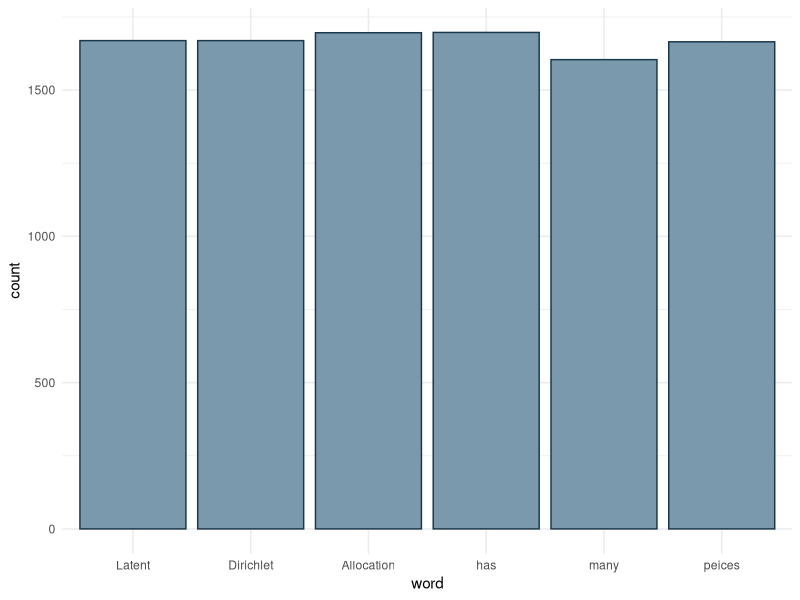
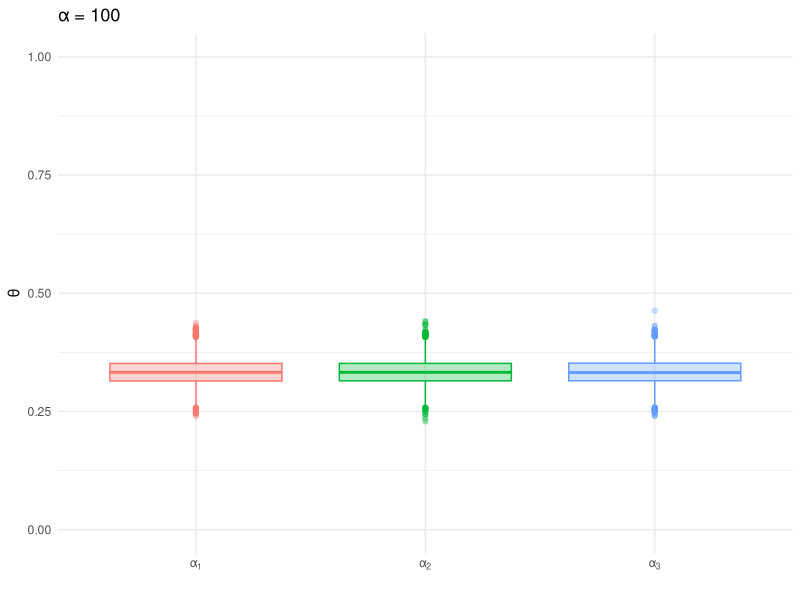
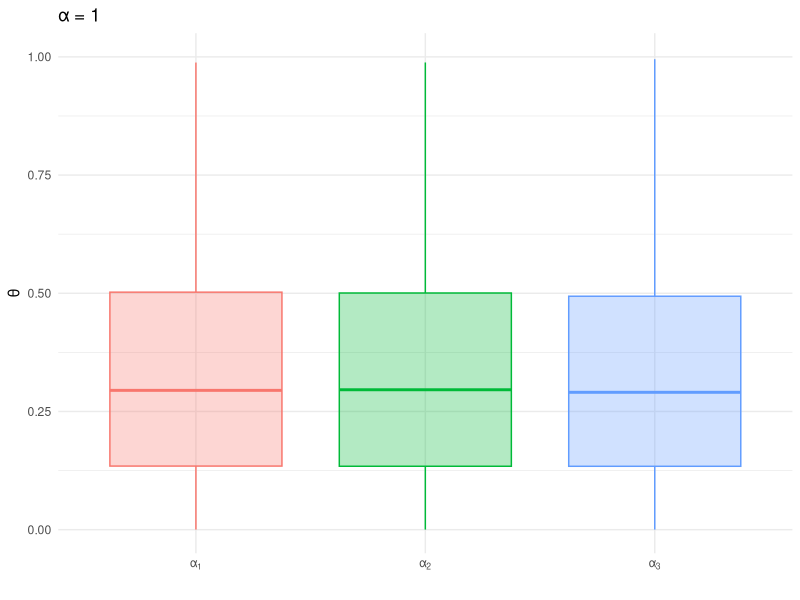
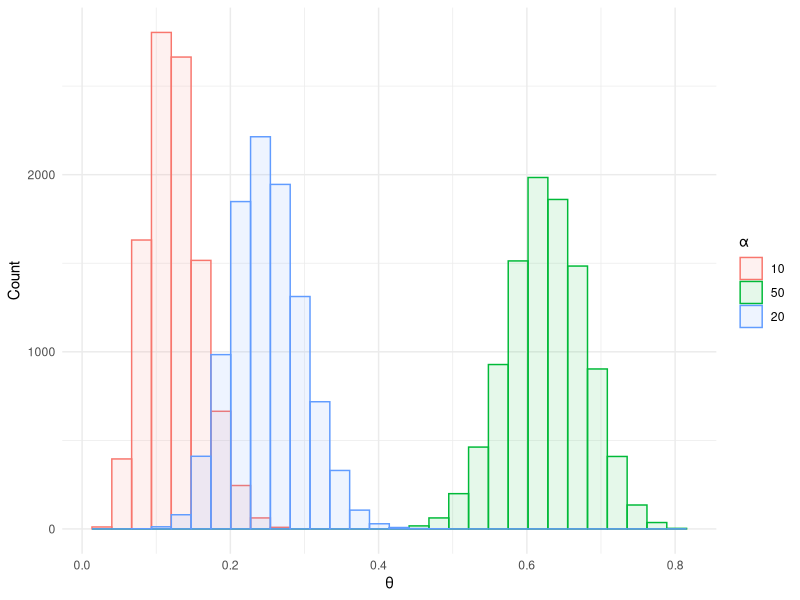
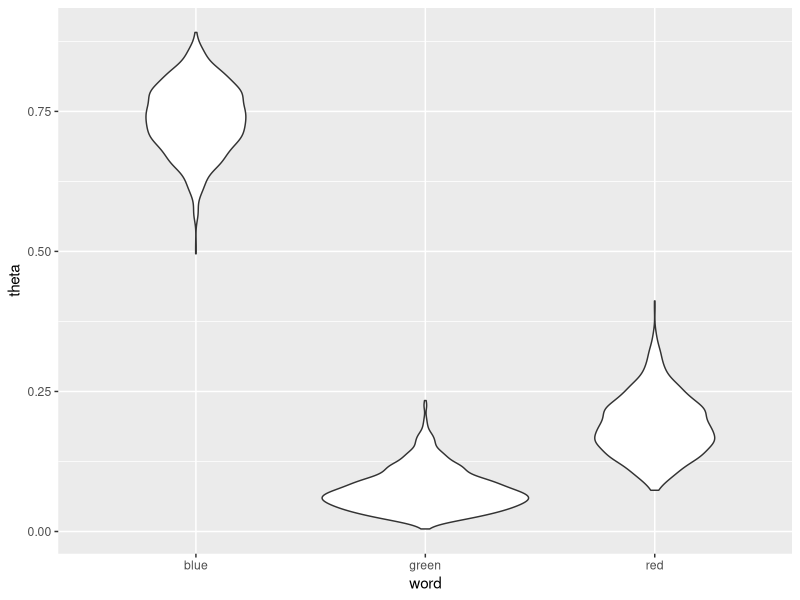
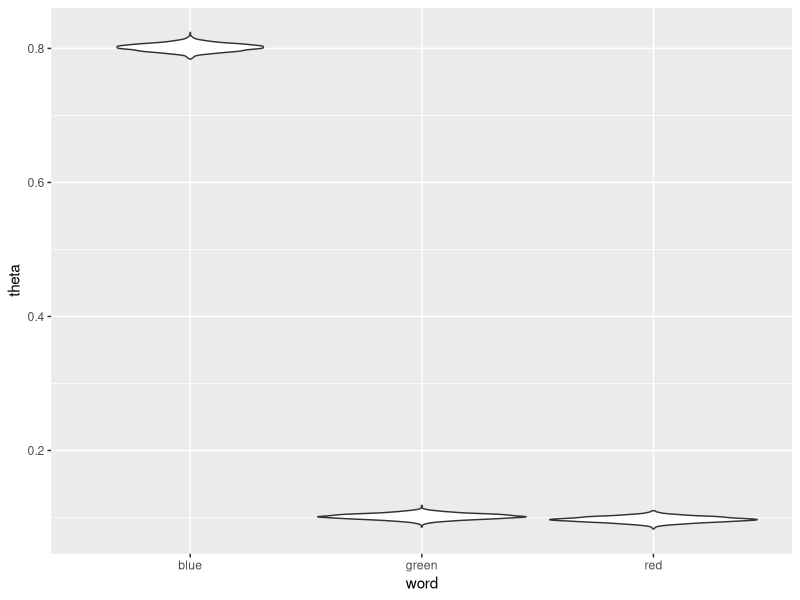

Write the R code that produced these figures, in order.
## ---- chunk 1
rm(list = ls())
library(MCMCpack)
library(tidyverse)
library(knitr)
## ---- chunk 2
# draw 1000 samples from multinomial distribution
outcomes <- replicate(10000, which(rmultinom(1,1,rep(1/6,6))==1))
words <- unlist(strsplit("Latent Dirichlet Allocation has many peices", ' '))
ds <- data.frame(id = outcomes, word = sapply(outcomes, function(x)words[x]))
ggplot(ds, aes(x= word)) + geom_histogram(stat='count',color='#1A384A', fill='#7A99AC') +
  scale_x_discrete(labels = words) +
  theme_minimal()

## ---- chunk 3
alpha <- c(100,100,100)
trials <- 10000
x <- rdirichlet(trials, alpha)
colnames(x) <- c('theta_1', 'theta_2', 'theta_3')
ds <- cbind(as.tibble(x), trial = 1:trials) %>% 
  gather(theta, word, -trial)

ggplot(ds, aes(color = theta, fill = theta, x = theta, y = word)) + geom_boxplot(alpha = 0.3) + 
  theme_minimal() + 
  labs(y='\U03B8', x = '', title = paste0("\U03B1 = ",unique(alpha)) ) + 
  scale_x_discrete(labels = c(expression("\U03B1"[1]),
                              expression("\U03B1"[2]),
                              expression("\U03B1"[3]))) + 
  scale_fill_discrete(guide = FALSE) + 
  scale_color_discrete(guide = FALSE)+ 
  scale_y_continuous(limits = c(0,1))
## ---- chunk 4
alpha <- c(1,1,1)
  x <- rdirichlet(trials, alpha)
colnames(x) <- c('theta_1', 'theta_2', 'theta_3')
ds <- cbind(as.tibble(x), trial = 1:trials) %>% 
  gather(theta, word, -trial)

ggplot(ds, aes(color = theta, fill = theta, x = theta, y = word)) + geom_boxplot(alpha = 0.3) + 
  theme_minimal() + 
  labs(y='\U03B8', x = '', title = paste0("\U03B1 = ",unique(alpha)) ) + 
  scale_x_discrete(labels = c(expression("\U03B1"[1]),
                              expression("\U03B1"[2]),
                              expression("\U03B1"[3]))) + 
  scale_fill_discrete(guide = FALSE) + 
  scale_color_discrete(guide = FALSE) + 
  scale_y_continuous(limits = c(0,1))
## ---- chunk 5
alpha <- c(10,50,20)
alpha_prop <- alpha/sum(alpha)
x <- rdirichlet(trials, alpha)
colnames(x) <- c('theta_1', 'theta_2', 'theta_3')
ds <- cbind(as.tibble(x), trial = 1:trials) %>% 
  gather(theta, word, -trial)

ggplot(ds, aes(color = theta, fill=theta, x = word)) + geom_histogram(position='identity', alpha = 0.1) +
  # geom_line(stat='density') + 
  theme_minimal() + 
  labs(x = "\U03B8", y = "Count") + 
  scale_color_discrete(label = alpha,
                       name = "\U03B1" ) +
  scale_fill_discrete(label = alpha,
                       name = "\U03B1" )

## ---- chunk 6
# use letters function as your vocabulary
v <- c('red', 'green', 'blue')
nwords <- 10
doc_theta <- c(.1, .1, .8)
document<-rep(v, doc_theta*nwords)
books <- tibble(label = c('blue', 'red', 'green'), 
                    code = c('\U1F4D8', '\U1F4D5', '\U1F4D7'))

cat(sapply(document, function(x) books$code[which(books$label == x)]))
## ---- chunk 7
# generate text based only on document #1

# leave this code, I like the for loop for creating a single document, shows the process 
# in a straight forward manner, the next code chunk shows a faster way, which is good as well

words <- document
# lenght of new document
 #rep(1,length(unique(words)))
word_counts <- table(words)
alphas <-  word_counts
new_doc <- rep('', nwords)
for(i in 1:nwords){
  set.seed(i)
  p = rdirichlet(1,alphas)
  set.seed(i)
  new_doc[i] <- names(word_counts)[which(rmultinom(1, 1, p) == 1)]
}
table(new_doc)

cat('\n', sapply(new_doc, function(x) books$code[which(books$label == x)]))
## ---- chunk 8

word_counts <- table(words)
alphas <-  word_counts
nwords <- 10
ndocs  <- 5
word_encodings <- tibble(label = c('blue', 'red', 'green'), 
                code = c('\U1F4D8', '\U1F4D5', '\U1F4D7'), 
                word_props = c(.1, .1, .8))

thetas <- rdirichlet(ndocs*nwords, alphas)
print(head(thetas))

selected_words <- apply(thetas, 1, function(x) which(rmultinom(1,1,x)==1))

ds <- tibble(doc_id = rep(1:ndocs, each = nwords),
             word = word_encodings$label[selected_words], 
             word_uni = word_encodings$code[selected_words])


ds %>% group_by(doc_id) %>% summarise(
  tokens = paste(word_uni, collapse = ' ')
) %>% kable(col.names = c('Document', 'Words'))

## ---- chunk 9

# counts -> alphas
# for each of the 3 thetas iterate 1k times
# plot distributions
alphas <- rep(1,nrow(books))
# alphas <- 1:6 
n <- table(ds$word)
head(n)


niters = 2000
burnin = 500

thetas = matrix(0, nrow = (niters-burnin), ncol=nrow(books), 
                dimnames = list(NULL, c(names(n))))
for (i in 1:niters){
  theta = rdirichlet(1,n+alphas)

  
  if (i >= burnin){
    thetas[(i-burnin), ] = theta
  }
}

 # hist(thetas[, 1])
 # hist(thetas[, 2])
 # 
 df <- as.tibble(thetas) %>% 
   gather(word, theta)
# map book colors to each segment of plot to avoid bothering with the emoji labels (for now)
ggplot(df, aes(y=theta, x = word)) + geom_violin()
# apply(thetas, 2, median)
# n/sum(n)
## ---- chunk 10

word_counts <- table(words)
alphas <-  word_counts
nwords <- 10
ndocs  <- 500
word_encodings <- tibble(label = c('blue', 'red', 'green'), 
                code = c('\U1F4D8', '\U1F4D5', '\U1F4D7'), 
                word_props = c(.1, .1, .8))

thetas <- rdirichlet(ndocs*nwords, alphas)
print(head(thetas))

selected_words <- apply(thetas, 1, function(x) which(rmultinom(1,1,x)==1))

ds <- tibble(doc_id = rep(1:ndocs, each = nwords),
             word = word_encodings$label[selected_words], 
             word_uni = word_encodings$code[selected_words])


# counts -> alphas
# for each of the 3 thetas iterate 1k times
# plot distributions



alphas <- rep(1,nrow(books))
# alphas <- 1:6 
n <- table(ds$word)
head(n)


niters = 2000
burnin = 500

thetas = matrix(0, nrow = (niters-burnin), ncol=nrow(books), 
                dimnames = list(NULL, c(names(n))))
for (i in 1:niters){
  theta = rdirichlet(1,n+alphas)

  
  if (i >= burnin){
    thetas[(i-burnin), ] = theta
  }
}

 # hist(thetas[, 1])
 # hist(thetas[, 2])
 # 
 df <- as.tibble(thetas) %>% 
   gather(word, theta)
# map book colors to each segment of plot to avoid bothering with the emoji labels (for now)
ggplot(df, aes(y=theta, x = word)) + geom_violin()
# apply(thetas, 2, median)
n/sum(n)
